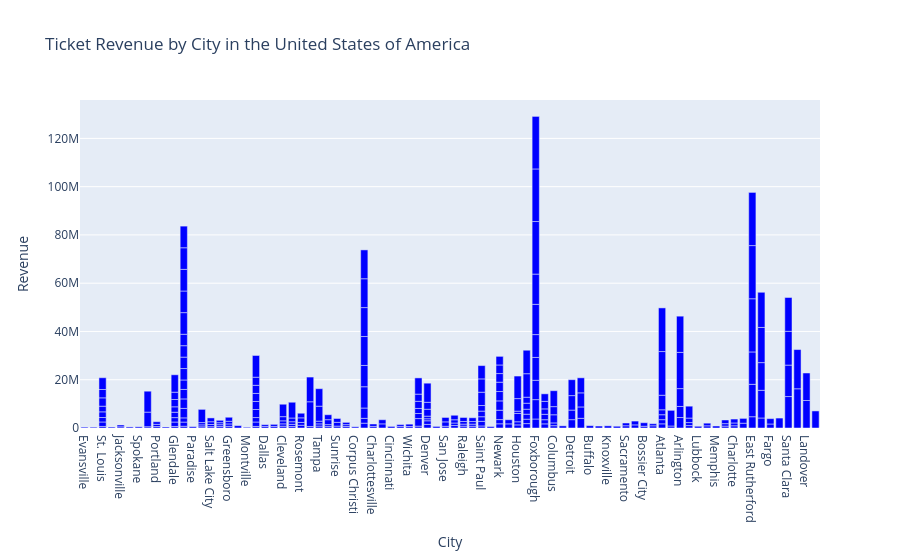

Source (notebook cell):
### Markdown cell above
The data was filtered to only contain data for the United States and assigned to the dataframe `concert_us`. All NA values were dropped. This datframe is used for both plots. The specific columns `City` and `Revenue` were extracted from the dataframe and put in a new dictionary called `data`. The chart is shown below.

### Code cell
concert_us = concert[concert['Country'] == "United States of America"]
concert_us = concert_us.dropna()
data = {'City': concert_us['City'], 
        'Revenue': concert_us['Revenue']}
fig = px.bar(data, x='City', y='Revenue',
             color_discrete_sequence=['blue'],
             title='Ticket Revenue by City in the United States of America')
fig.show()

### Figure 1 — Plotly figure (JSON) as saved in the notebook; plotly's stock layout.template omitted (floating-point values rounded to 4 significant figures; data arrays with more than 128 entries replaced by an {"elided": "..."} marker saying what was removed)
{"data": [{"hovertemplate": "City=%{x}<br>Revenue=%{y}<extra></extra>", "legendgroup": "", "marker": {"color": "blue", "pattern": {"shape": ""}}, "name": "", "orientation": "v", "showlegend": false, "textposition": "auto", "type": "bar", "x": {"elided": "288 str values"}, "xaxis": "x", "y": {"elided": "288 float values"}, "yaxis": "y"}], "layout": {"barmode": "relative", "legend": {"tracegroupgap": 0}, "title": {"text": "Ticket Revenue by City in the United States of America"}, "xaxis": {"anchor": "y", "domain": [0, 1], "title": {"text": "City"}}, "yaxis": {"anchor": "x", "domain": [0, 1], "title": {"text": "Revenue"}}}}
